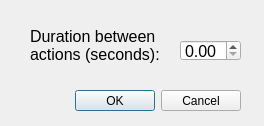
<?xml version="1.0" encoding="UTF-8"?>
<ui version="4.0">
 <class>Dialog</class>
 <widget class="QDialog" name="Dialog">
  <property name="geometry">
   <rect>
    <x>0</x>
    <y>0</y>
    <width>264</width>
    <height>126</height>
   </rect>
  </property>
  <property name="windowTitle">
   <string>6 Nimmt! Settings</string>
  </property>
  <widget class="QDialogButtonBox" name="buttonBox">
   <property name="geometry">
    <rect>
     <x>20</x>
     <y>90</y>
     <width>221</width>
     <height>21</height>
    </rect>
   </property>
   <property name="orientation">
    <enum>Qt::Horizontal</enum>
   </property>
   <property name="standardButtons">
    <set>QDialogButtonBox::Cancel|QDialogButtonBox::Ok</set>
   </property>
  </widget>
  <widget class="QDoubleSpinBox" name="delay_inp">
   <property name="geometry">
    <rect>
     <x>180</x>
     <y>40</y>
     <width>61</width>
     <height>21</height>
    </rect>
   </property>
   <property name="font">
    <font>
     <pointsize>12</pointsize>
    </font>
   </property>
  </widget>
  <widget class="QLabel" name="label">
   <property name="geometry">
    <rect>
     <x>30</x>
     <y>20</y>
     <width>141</width>
     <height>51</height>
    </rect>
   </property>
   <property name="font">
    <font>
     <pointsize>12</pointsize>
    </font>
   </property>
   <property name="text">
    <string>Duration between
actions (seconds):</string>
   </property>
  </widget>
 </widget>
 <resources/>
 <connections>
  <connection>
   <sender>buttonBox</sender>
   <signal>accepted()</signal>
   <receiver>Dialog</receiver>
   <slot>accept()</slot>
   <hints>
    <hint type="sourcelabel">
     <x>248</x>
     <y>254</y>
    </hint>
    <hint type="destinationlabel">
     <x>157</x>
     <y>274</y>
    </hint>
   </hints>
  </connection>
  <connection>
   <sender>buttonBox</sender>
   <signal>rejected()</signal>
   <receiver>Dialog</receiver>
   <slot>reject()</slot>
   <hints>
    <hint type="sourcelabel">
     <x>316</x>
     <y>260</y>
    </hint>
    <hint type="destinationlabel">
     <x>286</x>
     <y>274</y>
    </hint>
   </hints>
  </connection>
 </connections>
</ui>
